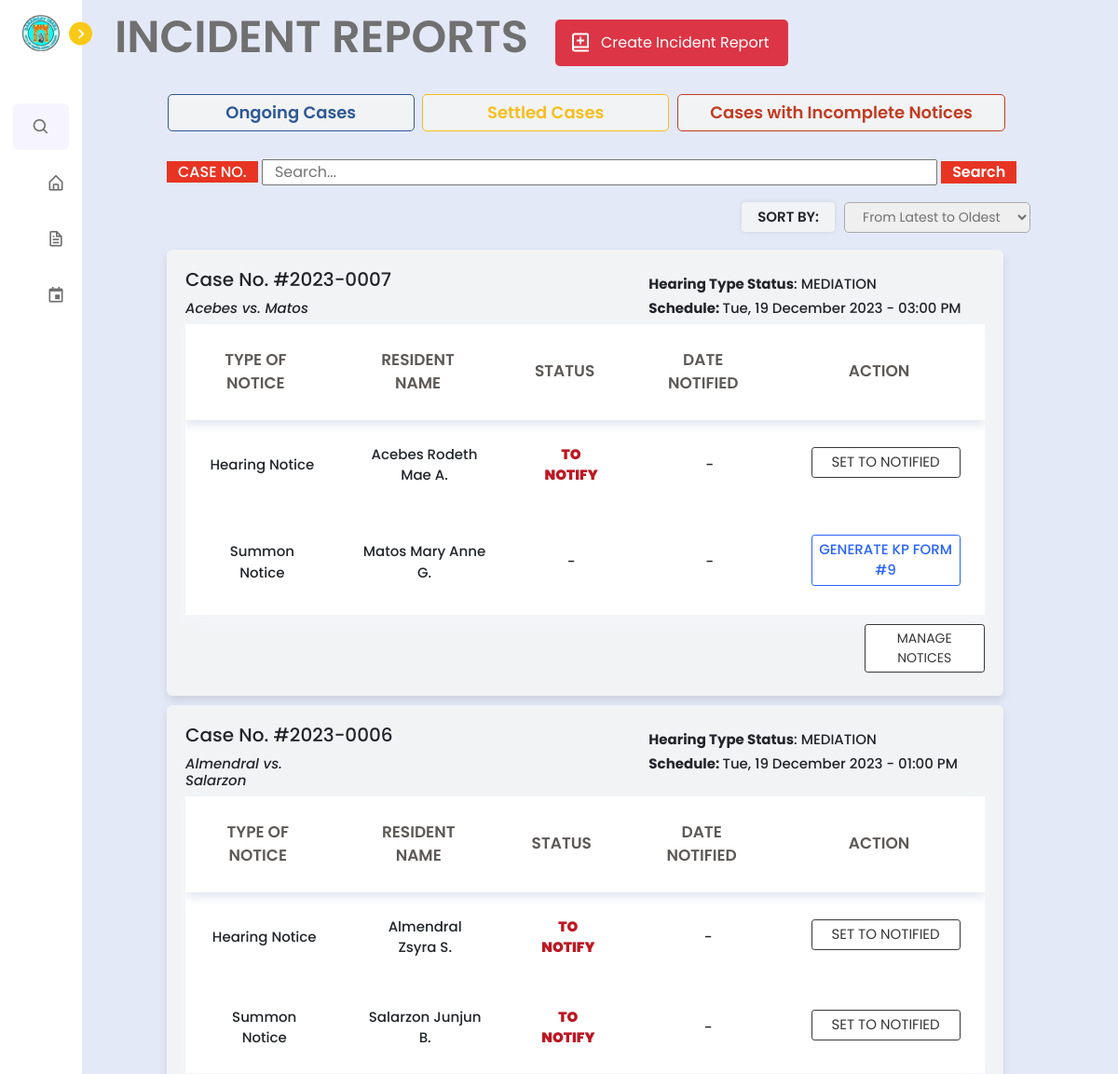
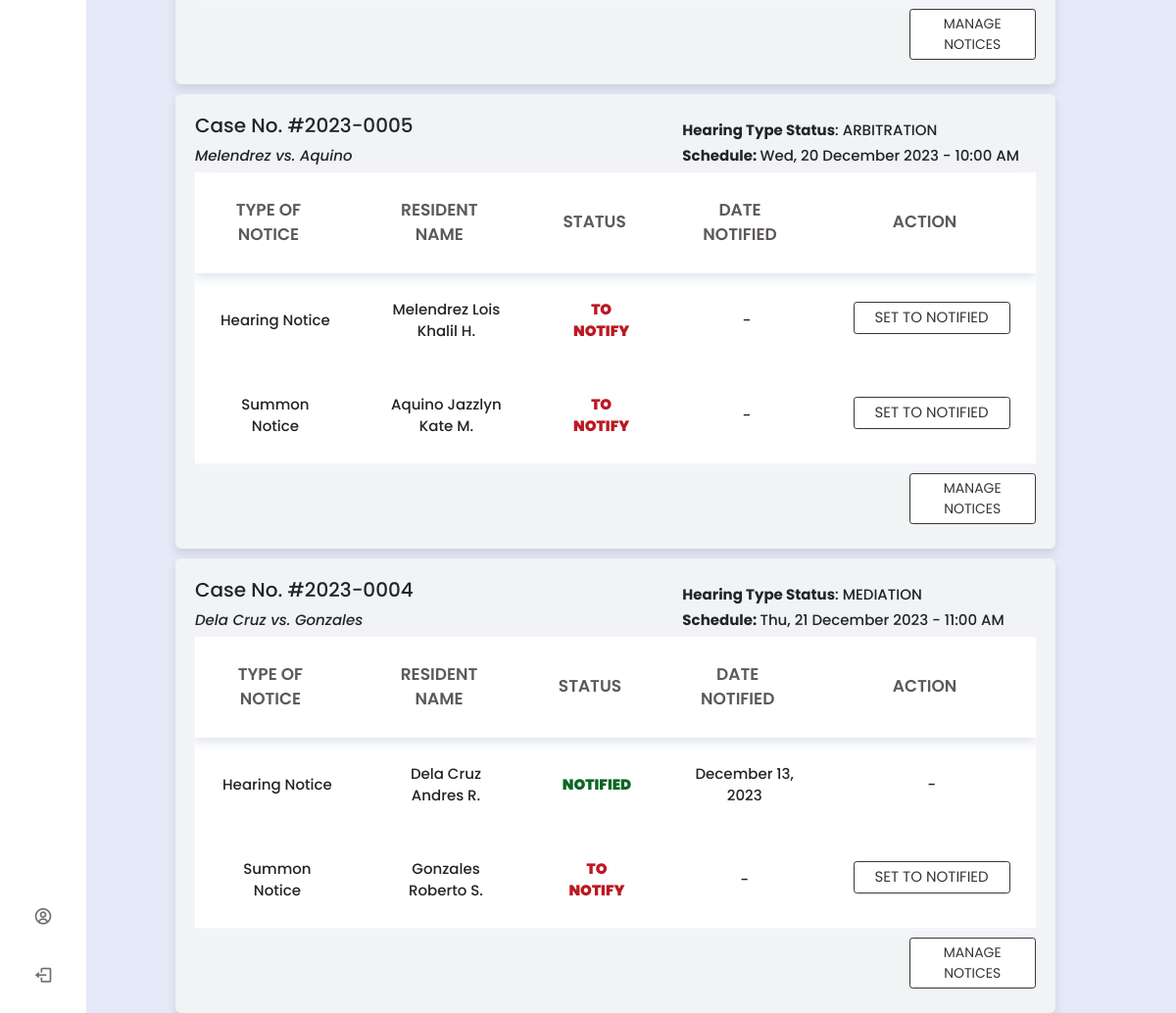
The page /barangay/lupon/incident_reports.php (signed in) on the database its author committed (2 pictures, top to bottom).
### tables this page shows
CREATE TABLE `incident_report` (
  `incident_id` int(11) NOT NULL,
  `complainant_last_name` varchar(255) NOT NULL,
  `complainant_first_name` varchar(255) NOT NULL,
  `complainant_middle_name` varchar(255) NOT NULL,
  `complainant_cellphone_number` varchar(20) NOT NULL,
  `complainant_house_address` varchar(255) NOT NULL,
  `respondent_last_name` varchar(255) NOT NULL,
  `respondent_first_name` varchar(255) NOT NULL,
  `respondent_middle_name` varchar(255) NOT NULL,
  `respondent_cellphone_number` varchar(20) NOT NULL,
  `respondent_house_address` varchar(255) NOT NULL,
  `incident_case_number` varchar(50) NOT NULL,
  `incident_case_type` varchar(100) NOT NULL,
  `incident_date` date NOT NULL,
  `description_of_violation` tinytext NOT NULL,
  `created_at` timestamp NOT NULL DEFAULT current_timestamp(),
  `submitter_first_name` varchar(50) DEFAULT NULL,
  `submitter_last_name` varchar(50) DEFAULT NULL,
  `lupon_id` int(11) DEFAULT NULL,
  `pb_id` int(11) NOT NULL,
  `other_incident_case_type` varchar(255) DEFAULT NULL
);

CREATE TABLE `hearing` (
  `hearing_id` int(11) NOT NULL,
  `incident_case_number` varchar(50) DEFAULT NULL,
  `date_of_hearing` date DEFAULT NULL,
  `time_of_hearing` time DEFAULT NULL,
  `hearing_type_status` varchar(50) DEFAULT 'mediation',
  `timestamp` timestamp NOT NULL DEFAULT current_timestamp(),
  `schedule_change_timestamp` timestamp NULL DEFAULT NULL,
  `conciliation_timestamp` timestamp NULL DEFAULT NULL,
  `arbitration_timestamp` timestamp NULL DEFAULT NULL,
  `pb_id` int(11) DEFAULT NULL
);

CREATE TABLE `notify_residents` (
  `notify_id` int(11) NOT NULL,
  `incident_case_number` varchar(50) DEFAULT NULL,
  `generate_summon` varchar(20) DEFAULT 'not generated',
  `generated_summon_timestamp` timestamp NULL DEFAULT NULL,
  `notify_summon` varchar(20) DEFAULT 'not notified',
  `generate_hearing` varchar(20) DEFAULT 'not generated',
  `notify_hearing` varchar(20) NOT NULL DEFAULT 'not notified',
  `hearing_notified` timestamp NULL DEFAULT NULL,
  `summon_notified` timestamp NULL DEFAULT NULL,
  `generate_pangkat` varchar(20) NOT NULL DEFAULT 'not generated',
  `notify_pangkat` varchar(20) NOT NULL DEFAULT 'not notified',
  `pangkat_notified` timestamp NULL DEFAULT NULL,
  `generate_arbitration` varchar(20) NOT NULL DEFAULT 'not generated',
  `generate_execution` varchar(20) NOT NULL DEFAULT 'not generated',
  `generated_hearing_timestamp` timestamp NULL DEFAULT NULL,
  `generated_pangkat_timestamp` timestamp NULL DEFAULT NULL,
  `generated_arbitration_timestamp` timestamp NULL DEFAULT NULL,
  `generated_execution_timestamp` timestamp NULL DEFAULT NULL
);

### barangay/lupon/incident_reports.php (the view, shortened to what this page needs)
<?php
include '../../config.php';
$email = $_SESSION['email_address'];
$selectLuponId = mysqli_query($conn, "SELECT pb_id FROM `lupon_accounts` WHERE email_address = '$email'");
$row = mysqli_fetch_assoc($selectLuponId);
$pb_id = $row['pb_id'];
if(isset($_POST['submit_search'])){
    $search_case = mysqli_real_escape_string($conn, $_POST['search_case']);
    $query = "SELECT i.*, h.incident_case_number AS hearing_incident_case_number,
                     h.date_of_hearing, h.time_of_hearing, h.hearing_type_status
              FROM incident_report i
              LEFT JOIN hearing h ON i.incident_case_number = h.incident_case_number
              LEFT JOIN court_action ca ON i.incident_case_number = ca.incident_case_number
              WHERE i.pb_id = $pb_id
                    AND i.incident_case_number LIKE '%$search_case%'
                    AND ca.incident_case_number IS NULL
              ORDER BY i.created_at DESC";
} else {
    $query = "SELECT i.*, h.incident_case_number AS hearing_incident_case_number,
                     h.date_of_hearing, h.time_of_hearing, h.hearing_type_status
              FROM incident_report i
              LEFT JOIN hearing h ON i.incident_case_number = h.incident_case_number
              LEFT JOIN court_action ca ON i.incident_case_number = ca.incident_case_number
              WHERE i.pb_id = $pb_id
                    AND ca.incident_case_number IS NULL
              ORDER BY i.created_at DESC";
}
$result = mysqli_query($conn, $query);
?>
<!DOCTYPE html>
<html lang="en">
<head>
    <link href='https://unpkg.com/boxicons@2.1.1/css/boxicons.min.css' rel='stylesheet'>
    <link rel="stylesheet" href="../../node_modules/bootstrap/dist/css/bootstrap.min.css">
    <link rel="stylesheet" href="../../css/lupon.css">
    <link rel="stylesheet" href="../../css/incidentform.css">
</head>
<body>
<?php include 'nav_bar.php';?>
    <section class="home">
        <h1 style="margin-left: 4%; margin-top: 1%; display: flex; font-size: 48px;">INCIDENT REPORTS</h1>
        <a href="create_report.php" style="text-decoration: none;">
        <div class="add-account" style="margin-top: -5%; margin-left: 518px; width: 250px;">
        <i class='bx bx-book-add'></i>
        <p style="margin-left: 10px;">Create Incident Report</p>
        </div></a>
        <div class="cases-container" style="display: flex; margin-left: 5%; width: 80%;">
            <a href="ongoing_cases.php" class="ongoing-cases" style="height: 40px; text-decoration: none;">
                <p>Ongoing Cases</p>
            </a>
            <a href="settled_cases.php" class="settled-cases" style="height: 40px; margin-left: 1%; text-decoration: none;">
                <p>Settled Cases</p>
            </a>
            <a href="incomplete_notices.php" style="text-decoration: none;">
            <div class="incomplete-cases" style="height:40px; width: 120%;" >
                <p>Cases with Incomplete Notices</p>
            </div></a>
        </div>
        <div class="search-container">
            <form action="" method="post">
                <span class="case-button" style="padding: 0px 12px; cursor: default;">CASE NO.</span>
                <input type="text" class="search-input" name="search_case" placeholder="Search..." style="width: 71%;">
                <button type="submit" name="submit_search" class="search-button" style="padding: 0px 12px;">Search</button>
            </form>
        </div>
        <div class="sort-container" style="margin-left: 64%;">
    <div class="sort-filter-box">Sort By:</div>
    <form id="sortForm" action="" method="get" onchange="redirectToSortedPage()">
        <select id="sort" name="sort">
            <option value="latest">From Latest to Oldest</option>
        </select>
    </form>
</div>
    <?php
if (mysqli_num_rows($result) == 0) {
    echo '<div class="text-box">No Incident Cases found</div>';
} else {
    while ($row = mysqli_fetch_assoc($result)) {
    $incident_case_number = $row['incident_case_number'];
    $check_query = "SELECT COUNT(*) as count FROM amicable_settlement WHERE incident_case_number = '$incident_case_number'";
    $check_result = mysqli_query($conn, $check_query);
    $row_count = mysqli_fetch_assoc($check_result);
    $count = $row_count['count'];
    if ($count == 0) {
        $date_of_hearing = $row['date_of_hearing'];
        $formatted_date = date('l, F j, Y', strtotime($date_of_hearing));
        $schedule_status = isset($row['date_of_hearing']) && isset($row['time_of_hearing']) ?
            date('D, j F Y - h:i A', strtotime($row['date_of_hearing'] . ' ' . $row['time_of_hearing'])) :
            "NO SCHEDULE YET";
        echo '<div class="container" style="margin-top: 10px; width: 80%;">';
        echo '<div class="top-text" style="display: flex;">';
        echo '<h3 class="case-no-text" style="font-size: 20px;">Case No. #' . htmlspecialchars(substr($row['incident_case_number'], 0, 9)) . '</h3>';
        echo '</div>';
        if ($schedule_status !== "NO SCHEDULE YET") {
            echo '<div class="top-text" style="display: flex;">';
            echo '<h3 class="hearing-text" style="font-size: 15px; margin-top: -2.8%; margin-left: 58%; font-weight: 500;"><b>Hearing Type Status</b>: ' . strtoupper($row['hearing_type_status']) . '</h3>';
            echo '</div>';
        }
        echo '<div class="top-text" style="display: flex;">';
        echo '<h3 class="case-no-text" style="font-size: 15px; font-weight: 500; font-style: italic; width: 20%;">' . $row['complainant_last_name'] . ' vs. ' . $row['respondent_last_name'] . '</h3>';
        if ($schedule_status === "NO SCHEDULE YET") {
            echo '';
        } else {
            echo '<h3 class="hearing-text" style="font-size: 15px; font-weight: 500; margin-left: 38%;"><b>Schedule: </b>' . $schedule_status . '</h3>';
        }
        echo '</div>';
        echo '<table>';
        echo '<thead>';
        echo '<tr>';
        echo '<th>Type of Notice</th>';
        echo '<th>Resident Name</th>';
        echo '<th>Status</th>';
        echo '<th>Date Notified</th>';
        echo '<th>Action</th>';
        echo '</tr>';
        echo '</thead>';
        echo '<tbody>';
        if ($schedule_status === "NO SCHEDULE YET") {
            echo '<tr>';
            echo '<td colspan="5" style="text-align: center; font-size: 24px;">NO HEARING SCHEDULE YET</td>';
            echo '</tr>';
        } else {
            echo '<tr>';
            echo '<td>Hearing Notice</td>';
            echo '<td>' . $row['complainant_last_name'] . ' ' . $row['complainant_first_name'] . ' ' . substr($row['complainant_middle_name'], 0, 1) . '.</td>';
            echo '<td>';
            $check_query = "SELECT generate_hearing, notify_hearing, hearing_notified FROM notify_residents WHERE incident_case_number = '" . $row['incident_case_number'] . "'";
            $check_result = mysqli_query($conn, $check_query);
            if ($check_result && mysqli_num_rows($check_result) > 0) {
                $row_notify = mysqli_fetch_assoc($check_result);
                $generate_hearing_value = $row_notify['generate_hearing'];
                $notify_complainant_value = $row_notify['notify_hearing'];
                $hearing_notified = $row_notify['hearing_notified'];
                $formatted_date = date("F j, Y", strtotime($hearing_notified));
                if (empty($generate_hearing_value) || $generate_hearing_value === 'not generated') {
                    echo '-';
                } elseif ($notify_complainant_value === 'notified') {
                    echo '<span class="notified">NOTIFIED</span>';
                } else {
                    echo '<span class="to-notify">TO NOTIFY</span>';
                }
            }
            echo '</td>';
            echo '<td>';
            if (empty($generate_hearing_value) || $generate_hearing_value === 'not generated') {
                echo '-';
            } elseif ($notify_complainant_value === 'notified') {
                echo $formatted_date;
            } else {
                echo '-';
            }
            echo '</td>';
            echo '<td>';
            if (empty($generate_hearing_value) || $generate_hearing_value === 'not generated') {
                echo '<span class="generate" onclick="showSummonPopup()">Generate KP Form #8</span>';
            } elseif ($notify_complainant_value === 'notified') {
                echo '-';
            } else {
                echo '<button class="notify" style="cursor: default;">Set To Notified</button>';
            }
            echo '</td>';
            echo '</tr>';
            echo '<tr>';
            echo '<td>Summon Notice</td>';
            echo '<td>' . $row['respondent_last_name'] . ' ' . $row['respondent_first_name'] . ' ' . substr($row['respondent_middle_name'], 0, 1) . '.' . '</td>';
            echo '<td>';
            $check_query = "SELECT generate_summon, notify_summon, summon_notified FROM notify_residents WHERE incident_case_number = '" . $row['incident_case_number'] . "'";
            $check_result = mysqli_query($conn, $check_query);
            if ($check_result && mysqli_num_rows($check_result) > 0) {
                $row_notify = mysqli_fetch_assoc($check_result);
                $generate_summon_value = $row_notify['generate_summon'];
                $notify_summon_value = $row_notify['notify_summon'];
                $date_summon = $row_notify['summon_notified'];
                $summon_notified = date("F j, Y", strtotime($date_summon));
                if (empty($generate_summon_value) || $generate_summon_value === 'not generated') {
                    echo '-';
                } elseif ($notify_summon_value === 'notified') {
                    echo '<span class="notified">NOTIFIED</span>';
                } else {
                    echo '<span class="to-notify">TO NOTIFY</span>';
                }
            }
            echo '</td>';
            echo '<td>';
            if (empty($generate_summon_value) || $generate_summon_value === 'not generated') {
                echo '-';
            } elseif ($notify_summon_value === 'notified') {
                echo $summon_notified;
            } else {
                echo '-';
            }
            echo '</td>';
            echo '<td>';
            if (empty($generate_summon_value) || $generate_summon_value === 'not generated') {
                echo '<span class="generate" onclick="showSummonPopup()">Generate KP Form #9</span>';
            } elseif ($notify_summon_value === 'notified') {
                echo '-';
            } else {
                echo '<button class="notify" style="cursor: default;">Set To Notified</button>';
            }
            echo '</td>';
            echo '</tr>';
        }
        echo '</tbody>';
        echo '</table>';
        if ($schedule_status === "NO SCHEDULE YET") {
            echo '<a href="schedule_hearing.php?incident_case_number=' . $row['incident_case_number'] . '" style="text-decoration: none;">';
            echo '<button class="schedule" style="width: 18%; font-size: 14px; margin-left: 82%; margin-top: 10px;">SET HEARING SCHEDULE</button>';
            echo '</a>';
        } else {
            echo '<a href="notice_forms.php?incident_case_number=' . $row['incident_case_number'] . '" style="text-decoration: none;">';
            echo '<button class="schedule" style="width: 15%; font-size: 14px; margin-left: 85%; margin-top: 10px;">Manage Notices</button>';
            echo '</a>';
        }
        echo '</div>';
    }
}
}
?>
    </section>
</body>
</html>

### rows shown on the page
incident_report: incident_case_number "2023-0007", hearing.hearing_type_status "MEDIATION", complainant_last_name "Acebes", respondent_last_name "Matos", hearing.date_of_hearing+time_of_hearing "Tue, 19 December 2023 - 03:00 PM", complainant_first_name "Rodeth Mae", complainant_middle_name "A", shows "TO NOTIFY", shows "SET TO NOTIFIED", respondent_first_name "Mary Anne", respondent_middle_name "G", shows "GENERATE KP FORM #9"
incident_report: incident_case_number "2023-0006", hearing.hearing_type_status "MEDIATION", complainant_last_name "Almendral", respondent_last_name "Salarzon", hearing.date_of_hearing+time_of_hearing "Tue, 19 December 2023 - 01:00 PM", complainant_first_name "Zsyra", complainant_middle_name "S", shows "TO NOTIFY", shows "SET TO NOTIFIED", respondent_first_name "Junjun", respondent_middle_name "B"
incident_report: incident_case_number "2023-0005", hearing.hearing_type_status "ARBITRATION", complainant_last_name "Melendrez", respondent_last_name "Aquino", hearing.date_of_hearing+time_of_hearing "Wed, 20 December 2023 - 10:00 AM", complainant_first_name "Lois Khalil", complainant_middle_name "H", shows "TO NOTIFY", shows "SET TO NOTIFIED", respondent_first_name "Jazzlyn Kate", respondent_middle_name "M"
incident_report: incident_case_number "2023-0004", hearing.hearing_type_status "MEDIATION", complainant_last_name "Dela Cruz", respondent_last_name "Gonzales", hearing.date_of_hearing+time_of_hearing "Thu, 21 December 2023 - 11:00 AM", complainant_first_name "Andres", complainant_middle_name "R", shows "NOTIFIED", notify_residents.hearing_notified "December 13, 2023", respondent_first_name "Roberto", respondent_middle_name "S", shows "TO NOTIFY", shows "SET TO NOTIFIED"
